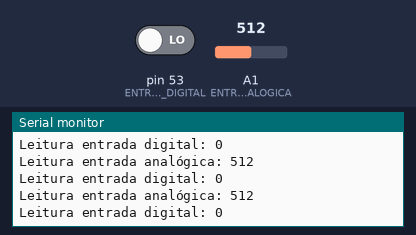
The sketch below on a simulated Arduino Mega 2560, built with avr-gcc and run on an emulated ATmega2560. Shown: the last lines printed to the serial monitor. The test bench sets the inputs (shaded band); at power-on: A1 (ENTRADA_ANALOGICA) = 512, pin 53 (ENTRADA_DIGITAL) LOW.

Above: at 1.8 s.
1.9 s: A1 (ENTRADA_ANALOGICA) set to 986
At 2.4 s:
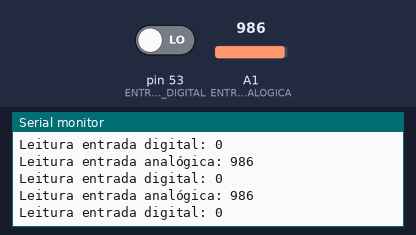
4.9 s: A1 (ENTRADA_ANALOGICA) set to 1013
At 5.7 s:
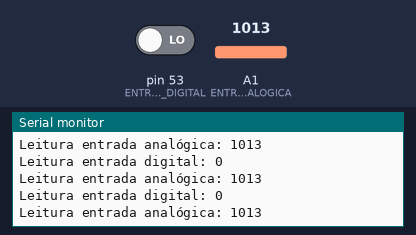
Timing chart, 0 to 7.9 s (numbered marks = the images above; inputs shaded):
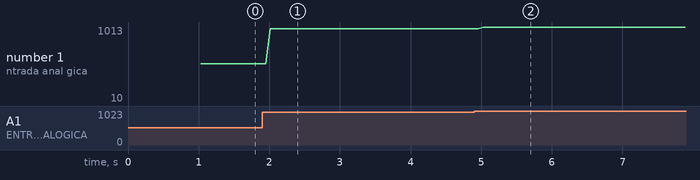

The sketch:

gas.ino
```cpp
// Define a entrada digital com o valor "53"
#define ENTRADA_DIGITAL 53
// Define a entrada analogica com o valor "1"
#define ENTRADA_ANALOGICA A1

// Recebe a leitura feita no pino digital
bool dSensor;
// Recebe a leitura feita no pino analógico
int aSensor;

// Função setup é executada apenas uma vez
void setup()
{
  // Configura a entrada digital como entrada
  pinMode (ENTRADA_DIGITAL, INPUT);
  // Inicia a comunicação serial a 9600 bits por segundo
  Serial.begin(9600);
}

/* Essas variáveis são globais pois é necessário
   manter os valores independente do contexto de
   execução da função tarefa_1 */
const unsigned long periodo_tarefa_1 = 1000;
unsigned long tempo_tarefa_1 = millis();

//Envia os valores interios para o PC
void tarefa_1() {
  unsigned long tempo_atual = millis ();

  //Hora de enviar os dados caso tenha passado 1000 ms
  if (tempo_atual - tempo_tarefa_1 > periodo_tarefa_1) {

    // Faz a leitura do sensor
    dSensor = digitalRead(ENTRADA_DIGITAL);
    aSensor = analogRead(ENTRADA_ANALOGICA);

    // Envia para o computador (serial) os dados
    Serial.print("Leitura entrada digital: ");
    Serial.println(dSensor);
    Serial.print("Leitura entrada analógica: ");
    Serial.println(aSensor);
    Serial.println();

  }
}

// Função loop é para executar repetidamente o código
void loop()
{
  tarefa_1();
}
```

Measured:
- the behaviour switches between 999 and 1000 on A1 (ENTRADA_ANALOGICA) (found by bisection; images 1 and 2)
- after the input at 1.9 s, the serial monitor: prints a new line after 0.11 s (image 1)
- after the input at 4.9 s, the serial monitor: prints a new line after 0.13 s (image 2)
- plotted number 1: 512 → 986 after the input at 1.9 s, 986 → 10 after the input at 4.9 s
